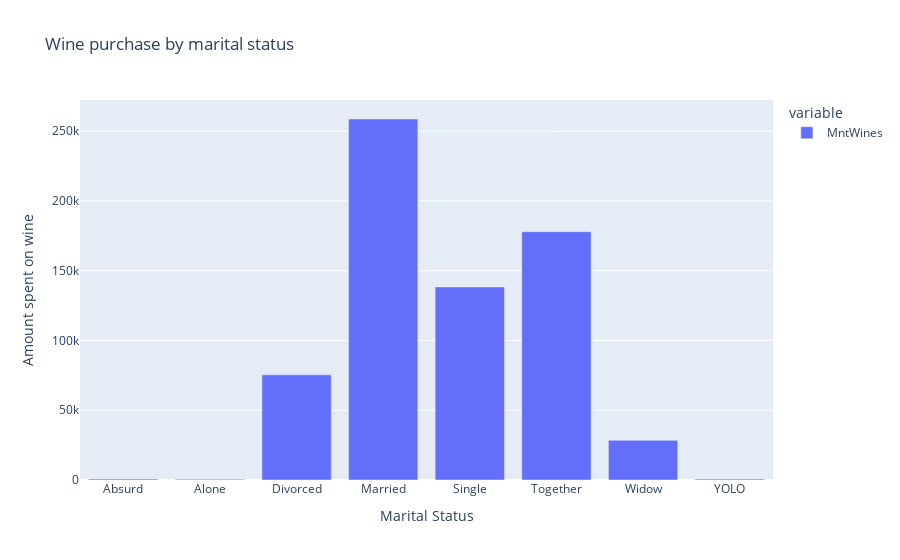

Notebook source saved alongside this figure:
### Code cell
fig = px.bar(wines_by_married, title="Wine purchase by marital status")
fig.update_layout(xaxis_title="Marital Status", yaxis_title="Amount spent on wine")

### Figure 1 — Plotly figure (JSON) as saved in the notebook; plotly's stock layout.template omitted (floating-point values rounded to 4 significant figures)
{"data": [{"alignmentgroup": "True", "hovertemplate": "variable=MntWines<br>Marital_Status=%{x}<br>value=%{y}<extra></extra>", "legendgroup": "MntWines", "marker": {"color": "#636efa", "pattern": {"shape": ""}}, "name": "MntWines", "offsetgroup": "MntWines", "orientation": "v", "showlegend": true, "textposition": "auto", "type": "bar", "x": ["Absurd", "Alone", "Divorced", "Married", "Single", "Together", "Widow", "YOLO"], "xaxis": "x", "y": [711, 554, 75364, 258751, 138399, 177959, 28434, 644], "yaxis": "y"}], "layout": {"autosize": true, "barmode": "relative", "legend": {"title": {"text": "variable"}, "tracegroupgap": 0}, "title": {"text": "Wine purchase by marital status"}, "xaxis": {"anchor": "y", "autorange": true, "domain": [0, 1], "range": [-0.5, 7.5], "title": {"text": "Marital Status"}, "type": "category"}, "yaxis": {"anchor": "x", "autorange": true, "domain": [0, 1], "range": [0, 272400.0], "title": {"text": "Amount spent on wine"}, "type": "linear"}}}
